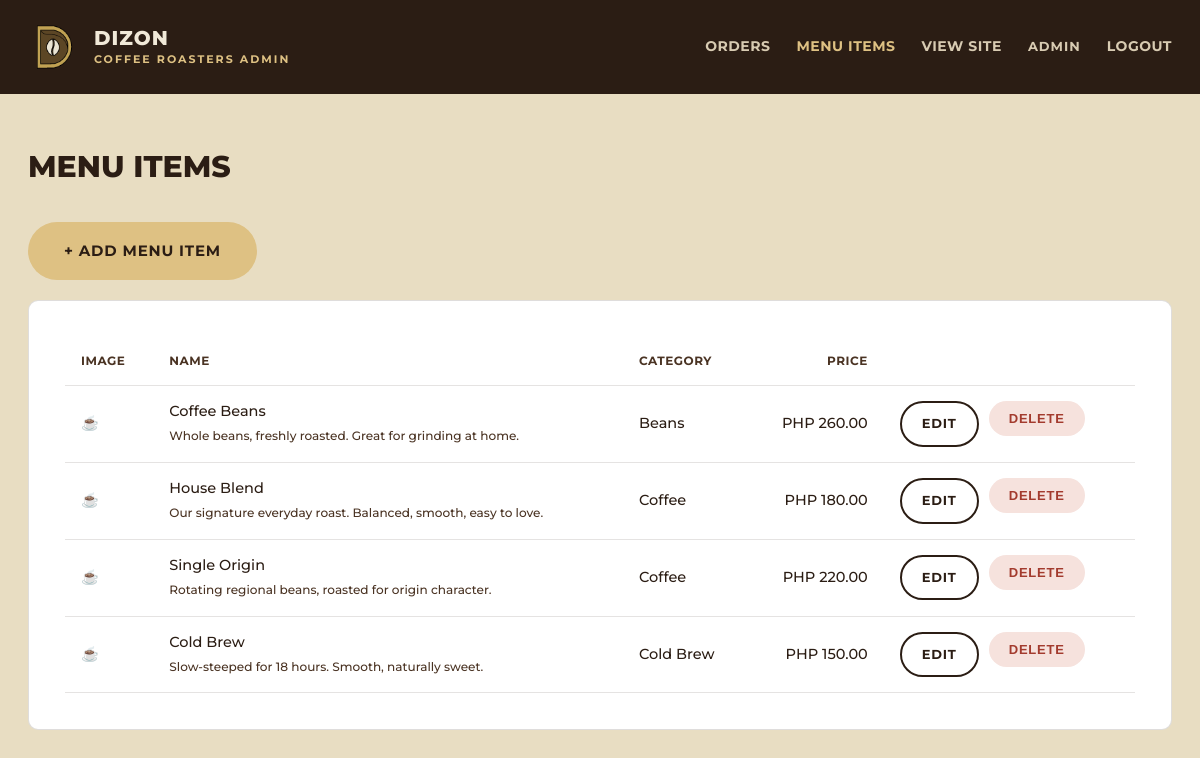
/admin/menu.php (signed in), run on an earlier commit of the app's database.
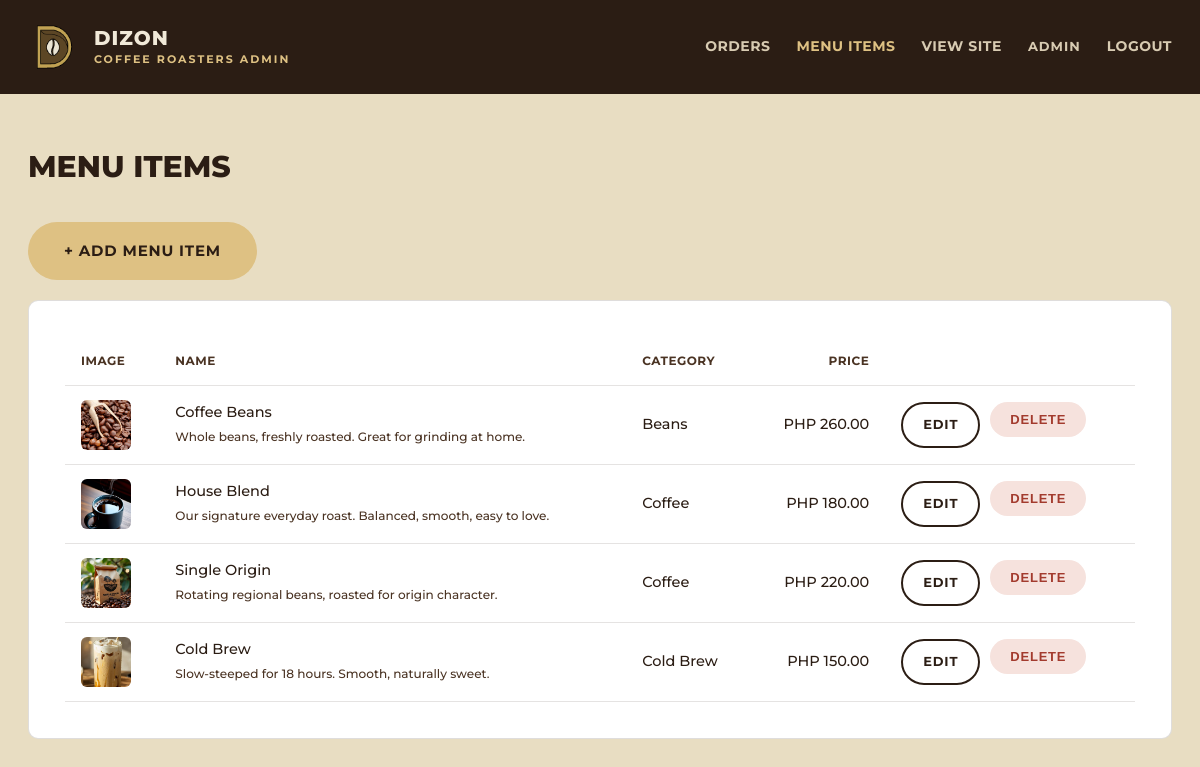
And on a later commit of the database.
### tables this page shows
CREATE TABLE IF NOT EXISTS menu_items (
    id INT AUTO_INCREMENT PRIMARY KEY,
    name VARCHAR(100) NOT NULL,
    description VARCHAR(255) DEFAULT NULL,
    price DECIMAL(10,2) NOT NULL,
    category VARCHAR(50) NOT NULL,
    image VARCHAR(255) DEFAULT NULL,
    created_at TIMESTAMP NOT NULL DEFAULT CURRENT_TIMESTAMP
);

### includes/functions.php (called while the page is built, shortened)
<?php
function e($string) {
    return htmlspecialchars($string ?? '', ENT_QUOTES, 'UTF-8');
}
function formatPrice($amount) {
    return 'PHP ' . number_format((float) $amount, 2);
}

### admin/menu.php (the view, shortened to what this page needs)
<?php
require_once __DIR__ . '/../config/config.php';
require_once __DIR__ . '/../includes/functions.php';
$menuItems = $pdo->query('SELECT * FROM menu_items ORDER BY category, name')->fetchAll();
require_once __DIR__ . '/../includes/admin_header.php';
?>
<h1>Menu Items</h1>
<div style="margin-bottom: 20px;">
    <a href="<?= BASE_URL ?>/admin/menu_form.php" class="btn btn--gold">+ Add Menu Item</a>
</div>
<div class="card">
    <?php if (empty($menuItems)): ?>
        <div class="empty-state">No menu items yet. Add your first one above.</div>
    <?php else: ?>
        <table>
            <thead>
                <tr>
                    <th>Image</th>
                    <th>Name</th>
                    <th>Category</th>
                    <th class="num">Price</th>
                    <th></th>
                </tr>
            </thead>
            <tbody>
                <?php foreach ($menuItems as $item): ?>
                    <tr>
                        <td>
                            <?php if (!empty($item['image'])): ?>
                                <img src="<?= BASE_URL ?>/<?= e($item['image']) ?>" alt="" style="width:50px; height:50px; object-fit:cover; border-radius:6px;">
                            <?php else: ?>
                                &#9749;
                            <?php endif; ?>
                        </td>
                        <td><?= e($item['name']) ?><br><small style="color:var(--brown);"><?= e($item['description']) ?></small></td>
                        <td><?= e($item['category']) ?></td>
                        <td class="num"><?= formatPrice($item['price']) ?></td>
                        <td>
                            <div class="actions">
                                <a href="<?= BASE_URL ?>/admin/menu_form.php?id=<?= (int) $item['id'] ?>" class="btn btn--outline-dark btn--small">Edit</a>
                                <form method="POST" action="<?= BASE_URL ?>/admin/menu_delete.php" onsubmit="return confirm('Delete this menu item?');">
                                    <button type="submit" class="btn btn--small" style="background:#F6E2DD; color:#A33B2E;">Delete</button>
                                </form>
                            </div>
                        </td>
                    </tr>
                <?php endforeach; ?>
            </tbody>
        </table>
    <?php endif; ?>
</div>
<?php require_once __DIR__ . '/../includes/admin_footer.php'; ?>

What changed in the data, as far as the page shows it:
changed menu_items "Coffee Beans": image: picture added; no longer shows "☕"
changed menu_items "House Blend": image: picture added; no longer shows "☕"
changed menu_items "Single Origin": image: picture added; no longer shows "☕"
changed menu_items "Cold Brew": image: picture added; no longer shows "☕"
